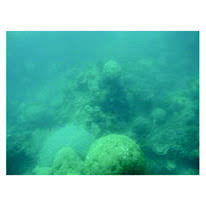
#> input picture test.jpg, 206 x 206 px
$ python test_feature_extractor.py
#> lines starting #> are read from the running program, lines starting #| are printed output that depends on the picture
#> further down, image is the input picture: shape (206, 206, 3); mean B, G, R 181.2, 194.2, 114.2
### processing/feature_extractor.py
import cv2
import numpy as np
from metrics.entropy import calculate_entropy


def extract_features(image, debug=False):
    """
    Extract normalized image features for decision engine

    Features:
    - r, g, b (mean channel intensities)
    - brightness
    - contrast
    - entropy
    """
#> called with debug = True

    # -----------------------------
    # Safety Checks
    # -----------------------------
    if image is None:
        raise ValueError("Invalid image: None")

    if not isinstance(image, np.ndarray):
        raise TypeError("Input must be a numpy array")

    # -----------------------------
    # Convert to grayscale
    # -----------------------------
    gray = cv2.cvtColor(image, cv2.COLOR_BGR2GRAY)
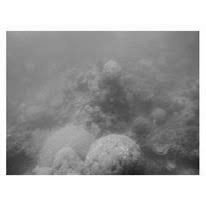
#> gray: shape (206, 206); min 19, max 255, mean 168.8

    # -----------------------------
    # Color Features (BGR → r,g,b)
    # -----------------------------
    b_mean, g_mean, r_mean = cv2.mean(image)[:3]
#> b_mean = 181.2; g_mean = 194.2; r_mean = 114.2

    r = r_mean / 255.0
#> r = 0.448
    g = g_mean / 255.0
#> g = 0.761
    b = b_mean / 255.0
#> b = 0.711

    # -----------------------------
    # Brightness
    # -----------------------------
    brightness = np.mean(gray) / 255.0
#> brightness = 0.662

    # -----------------------------
    # Contrast (std deviation)
    # -----------------------------
    contrast = np.std(gray) / 128.0
#> contrast = 0.509

    # -----------------------------
    # Entropy (normalized)
    # -----------------------------
#> (the run stopped early here; a loop or call above may not have finished)

$ run again, with image1.jpeg copied over test.jpg
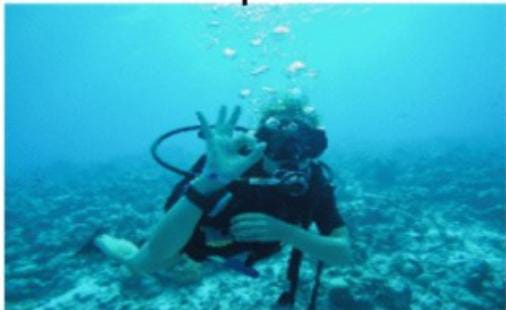
#> input picture image1.jpeg, 506 x 310 px
#> image is the input picture: shape (310, 506, 3); mean B, G, R 188.3, 162.5, 39.6
#> in extract_features, `gray = cv2.cvtColor(image, cv2.COLOR_BGR2GRAY)`:
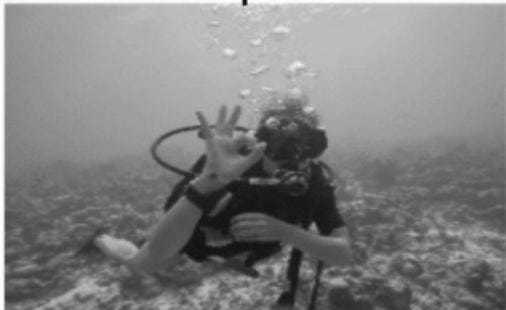
#> gray: shape (310, 506); min 14, max 255, mean 128.7
#> b_mean = 188.3; g_mean = 162.5; r_mean = 39.6
#> r = 0.155
#> g = 0.637
#> b = 0.738
#> brightness = 0.505
#> contrast = 0.369

$ run again, with image1.png saved as test.jpg
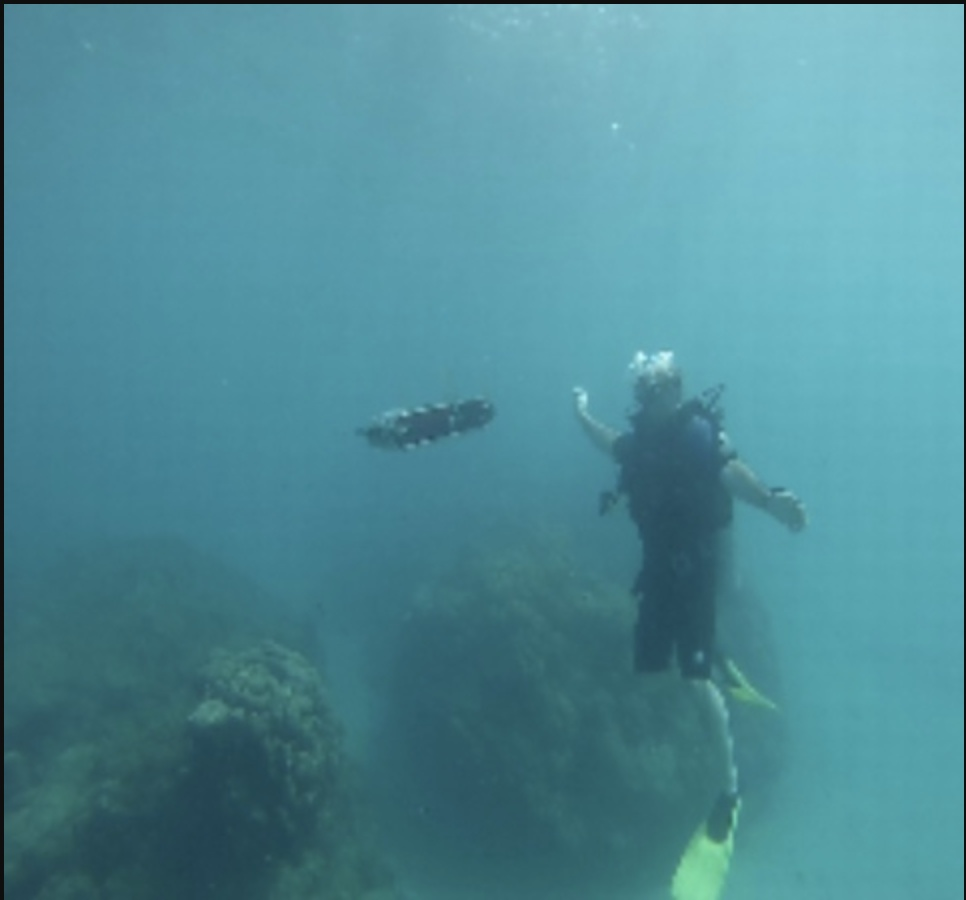
#> input picture image1.png, 966 x 900 px
#> image is the input picture: shape (900, 966, 3); mean B, G, R 151.3, 139.7, 79.7
#> in extract_features, `gray = cv2.cvtColor(image, cv2.COLOR_BGR2GRAY)`:
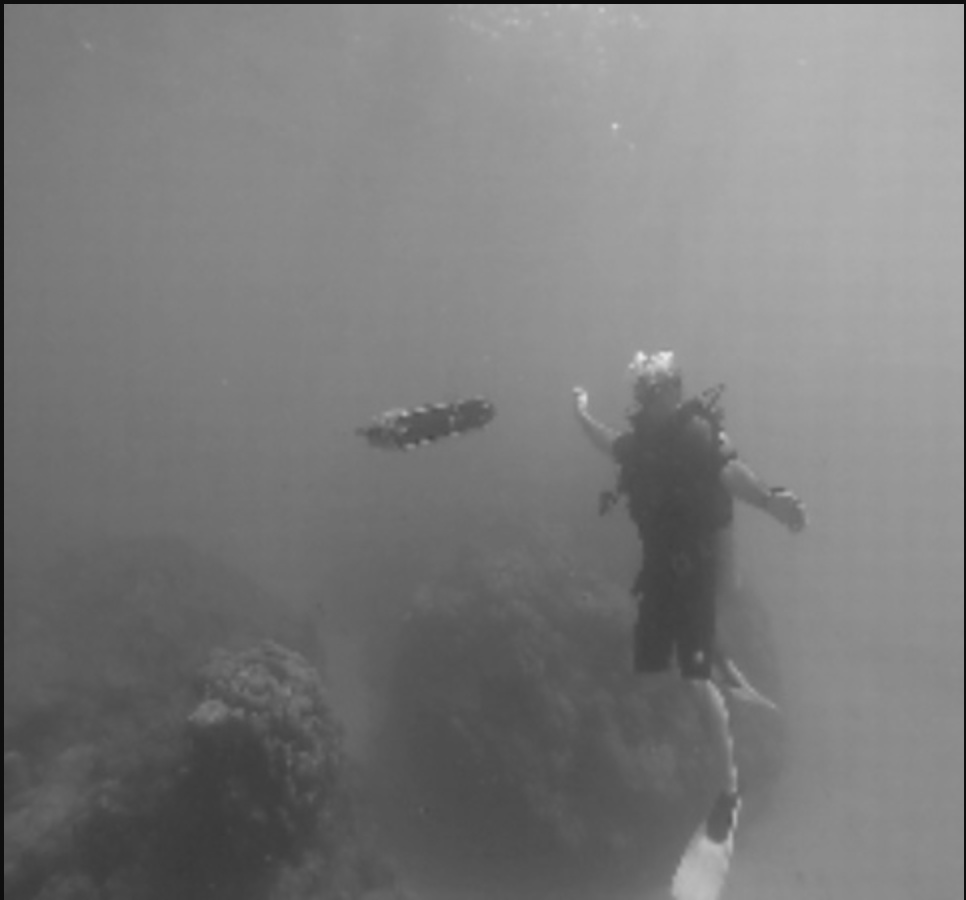
#> gray: shape (900, 966); min 12, max 233, mean 123.1
#> b_mean = 151.3; g_mean = 139.7; r_mean = 79.66
#> r = 0.312
#> g = 0.548
#> b = 0.593
#> brightness = 0.483
#> contrast = 0.254
